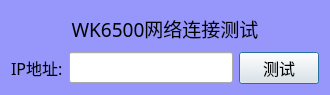
<?xml version="1.0" encoding="UTF-8"?>
<ui version="4.0">
 <class>clsLcrCnntWindow</class>
 <widget class="QDialog" name="clsLcrCnntWindow">
  <property name="geometry">
   <rect>
    <x>0</x>
    <y>0</y>
    <width>330</width>
    <height>95</height>
   </rect>
  </property>
  <property name="font">
   <font>
    <family>楷体</family>
    <pointsize>14</pointsize>
   </font>
  </property>
  <property name="windowTitle">
   <string>建立LCR网络连接</string>
  </property>
  <property name="styleSheet">
   <string notr="true">QDialog
{
	background-color:rgb(150,150,251);
}</string>
  </property>
  <layout class="QVBoxLayout" name="verticalLayout">
   <item>
    <widget class="QLabel" name="label">
     <property name="font">
      <font>
       <family>楷体</family>
       <pointsize>14</pointsize>
      </font>
     </property>
     <property name="text">
      <string>WK6500网络连接测试</string>
     </property>
     <property name="alignment">
      <set>Qt::AlignCenter</set>
     </property>
    </widget>
   </item>
   <item>
    <layout class="QHBoxLayout" name="horizontalLayout">
     <item>
      <widget class="QLabel" name="label_2">
       <property name="minimumSize">
        <size>
         <width>0</width>
         <height>30</height>
        </size>
       </property>
       <property name="font">
        <font>
         <family>楷体</family>
         <pointsize>12</pointsize>
        </font>
       </property>
       <property name="text">
        <string>IP地址:</string>
       </property>
      </widget>
     </item>
     <item>
      <widget class="QLineEdit" name="txtIP">
       <property name="minimumSize">
        <size>
         <width>0</width>
         <height>25</height>
        </size>
       </property>
       <property name="font">
        <font>
         <family>楷体</family>
         <pointsize>12</pointsize>
        </font>
       </property>
      </widget>
     </item>
     <item>
      <widget class="QPushButton" name="btnTest">
       <property name="minimumSize">
        <size>
         <width>0</width>
         <height>30</height>
        </size>
       </property>
       <property name="font">
        <font>
         <family>楷体</family>
         <pointsize>12</pointsize>
        </font>
       </property>
       <property name="text">
        <string>测试</string>
       </property>
      </widget>
     </item>
    </layout>
   </item>
  </layout>
 </widget>
 <resources/>
 <connections/>
</ui>
